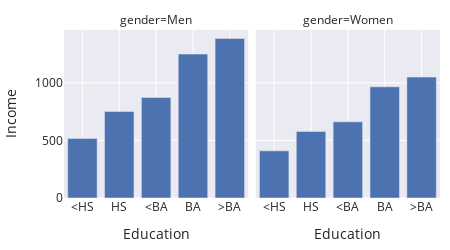

Notebook code for this chart:
### Markdown cell above
**Emphasize the Important Difference.**
Whenever we make a plot, we should ask: does the plot make the important
difference clear? 
As a rule of thumb, it's easier for readers to see differences when
they are aligned vertically or horizontally in a plot.
Let's look at an example.

*Example: Weekly Earnings for Men and Women in 2014.*
The US Bureau of Labor Statistics publishes data on income.
We've taken the median weekly earnings for people over 25 and plotted them
below.
We've split the incomes by education level and reported gender.

### Code cell
labels = {'educ': 'Education', 'income': 'Income'}
fig = px.bar(earn, x='educ', y='income', facet_col='gender',
             labels=labels,
             width=450, height=250)
margin(fig, t=30)

### Figure 1 — Plotly figure (JSON) as saved in the notebook; plotly's stock layout.template omitted (floating-point values rounded to 4 significant figures)
{"data": [{"alignmentgroup": "True", "hovertemplate": "gender=Men<br>Education=%{x}<br>Income=%{y}<extra></extra>", "legendgroup": "", "marker": {"color": "rgb(76,114,176)", "pattern": {"shape": ""}}, "name": "", "offsetgroup": "", "orientation": "v", "showlegend": false, "textposition": "auto", "type": "bar", "x": ["<HS", "HS", "<BA", "BA", ">BA"], "xaxis": "x", "y": [517, 751, 872, 1249, 1385], "yaxis": "y"}, {"alignmentgroup": "True", "hovertemplate": "gender=Women<br>Education=%{x}<br>Income=%{y}<extra></extra>", "legendgroup": "", "marker": {"color": "rgb(76,114,176)", "pattern": {"shape": ""}}, "name": "", "offsetgroup": "", "orientation": "v", "showlegend": false, "textposition": "auto", "type": "bar", "x": ["<HS", "HS", "<BA", "BA", ">BA"], "xaxis": "x2", "y": [409, 578, 661, 965, 1049], "yaxis": "y2"}], "layout": {"annotations": [{"font": {}, "showarrow": false, "text": "gender=Men", "x": 0.245, "xanchor": "center", "xref": "paper", "y": 1, "yanchor": "bottom", "yref": "paper"}, {"font": {}, "showarrow": false, "text": "gender=Women", "x": 0.755, "xanchor": "center", "xref": "paper", "y": 1, "yanchor": "bottom", "yref": "paper"}], "barmode": "relative", "height": 250, "legend": {"tracegroupgap": 0}, "margin": {"t": 30}, "width": 450, "xaxis": {"anchor": "y", "autorange": true, "domain": [0, 0.49], "range": [-0.5, 4.5], "title": {"text": "Education"}, "type": "category"}, "xaxis2": {"anchor": "y2", "autorange": true, "domain": [0.51, 1], "matches": "x", "range": [-0.5, 4.5], "title": {"text": "Education"}, "type": "category"}, "yaxis": {"anchor": "x", "autorange": true, "domain": [0, 1], "range": [0, 1458.0], "title": {"text": "Income"}, "type": "linear"}, "yaxis2": {"anchor": "x2", "autorange": true, "domain": [0, 1], "matches": "y", "range": [0, 1458.0], "showticklabels": false, "type": "linear"}}}
